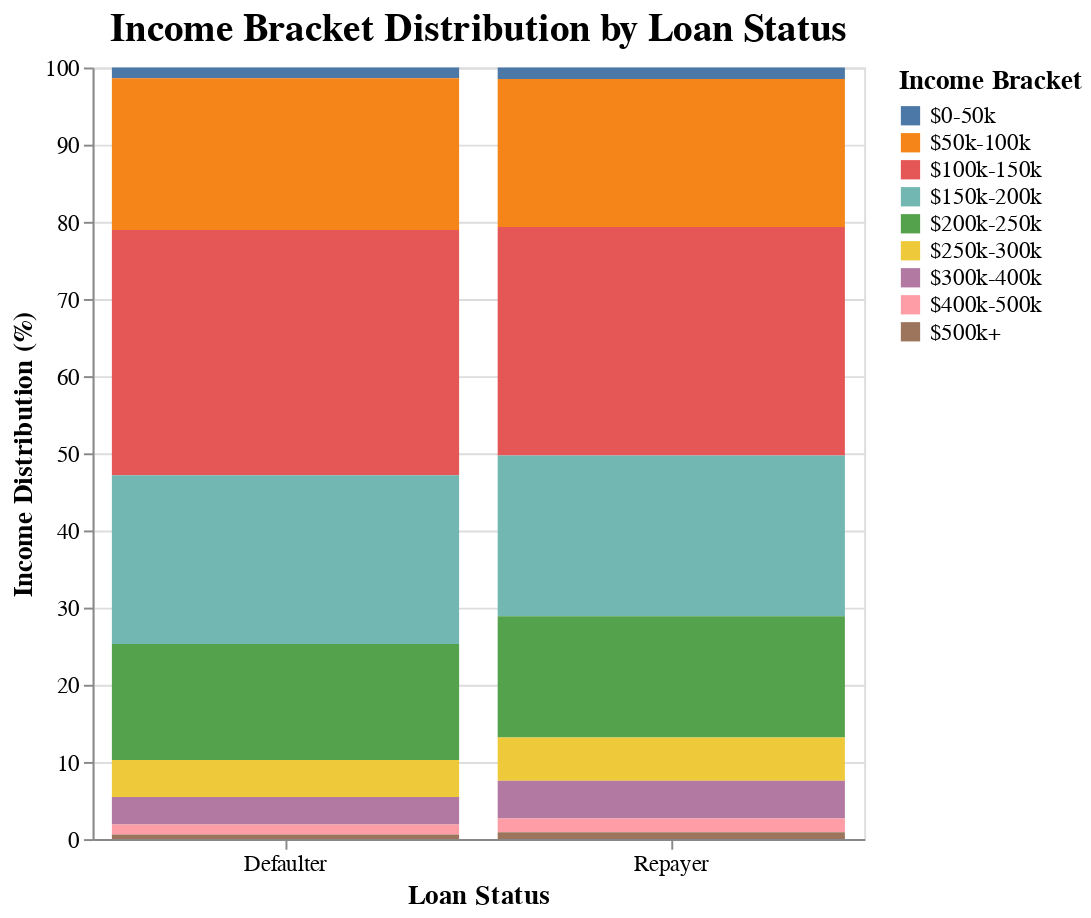

Notebook code for this chart:
### Code cell
# define income brackets and labels
income_brackets = [0, 50000, 100000, 150000, 200000, 250000, 300000, 400000, 500000, app_train['AMT_INCOME_TOTAL'].max()]
income_labels = ['$0-50k', '$50k-100k', '$100k-150k', '$150k-200k', '$200k-250k', '$250k-300k', '$300k-400k', '$400k-500k', '$500k+']
app_train['Income Bracket'] = pd.cut(app_train['AMT_INCOME_TOTAL'], bins=income_brackets, labels=income_labels)

# groupby TARGET and Income Bracket, and count
income_dist = app_train.groupby(['Income Bracket', 'TARGET'])['AMT_INCOME_TOTAL'].count().reset_index()
income_dist.columns = ['Income Bracket', 'TARGET', 'Count']

# map TARGET values to descriptive labels
income_dist['TARGET'] = income_dist['TARGET'].map({0: 'Repayer', 1: 'Defaulter'})

# calc % within each bracket
income_dist['Percentage'] = income_dist.groupby('TARGET')['Count'].transform(lambda x: x / x.sum() * 100)

# plot as stacked bar chart
stacked_bar_chart = alt.Chart(income_dist).mark_bar().encode(
    x=alt.X('TARGET:N', title='Loan Status'),
    y=alt.Y('Percentage:Q', title='Income Distribution (%)', scale=alt.Scale(domain=[0, 100])),  # Set y-axis scale to [0, 100]
    color=alt.Color('Income Bracket:N', title='Income Bracket', scale=alt.Scale(domain=income_labels)),
    tooltip=['Income Bracket', 'Percentage']
).properties(
    title=alt.TitleParams(text="Income Bracket Distribution by Loan Status", fontSize=20),
    width=400,
    height=400
).configure_axis(
    labelFontSize=12,
    titleFontSize=14
).configure_legend(
    titleFontSize=14,
    labelFontSize=12
).encode(
    x=alt.X('TARGET:N', title='Loan Status', axis=alt.Axis(labelAngle=0))  # Rotate labels by 45 degrees
)

stacked_bar_chart

### Figure 1 — Vega-Lite specification as saved in the notebook (floating-point values rounded to 4 significant figures)
{"config": {"view": {"continuousWidth": 400, "continuousHeight": 300}, "axis": {"labelFontSize": 12, "titleFontSize": 14}, "legend": {"labelFontSize": 12, "titleFontSize": 14}}, "data": {"name": "data-56022210c64cd19420209aabdbd0fe44"}, "mark": "bar", "encoding": {"color": {"field": "Income Bracket", "scale": {"domain": ["$0-50k", "$50k-100k", "$100k-150k", "$150k-200k", "$200k-250k", "$250k-300k", "$300k-400k", "$400k-500k", "$500k+"]}, "title": "Income Bracket", "type": "nominal"}, "tooltip": [{"field": "Income Bracket", "type": "nominal"}, {"field": "Percentage", "type": "quantitative"}], "x": {"axis": {"labelAngle": 0}, "field": "TARGET", "title": "Loan Status", "type": "nominal"}, "y": {"field": "Percentage", "scale": {"domain": [0, 100]}, "title": "Income Distribution (%)", "type": "quantitative"}}, "height": 400, "title": {"text": "Income Bracket Distribution by Loan Status", "fontSize": 20}, "width": 400, "$schema": "https://vega.github.io/schema/vega-lite/v4.17.0.json", "datasets": {"data-56022210c64cd19420209aabdbd0fe44": [{"Income Bracket": "$0-50k", "TARGET": "Repayer", "Count": 4174, "Percentage": 1.477}, {"Income Bracket": "$0-50k", "TARGET": "Defaulter", "Count": 343, "Percentage": 1.382}, {"Income Bracket": "$50k-100k", "TARGET": "Repayer", "Count": 54299, "Percentage": 19.21}, {"Income Bracket": "$50k-100k", "TARGET": "Defaulter", "Count": 4882, "Percentage": 19.67}, {"Income Bracket": "$100k-150k", "TARGET": "Repayer", "Count": 83697, "Percentage": 29.61}, {"Income Bracket": "$100k-150k", "TARGET": "Defaulter", "Count": 7894, "Percentage": 31.8}, {"Income Bracket": "$150k-200k", "TARGET": "Repayer", "Count": 58875, "Percentage": 20.83}, {"Income Bracket": "$150k-200k", "TARGET": "Defaulter", "Count": 5432, "Percentage": 21.88}, {"Income Bracket": "$200k-250k", "TARGET": "Repayer", "Count": 44409, "Percentage": 15.71}, {"Income Bracket": "$200k-250k", "TARGET": "Defaulter", "Count": 3728, "Percentage": 15.02}, {"Income Bracket": "$250k-300k", "TARGET": "Repayer", "Count": 15846, "Percentage": 5.606}, {"Income Bracket": "$250k-300k", "TARGET": "Defaulter", "Count": 1193, "Percentage": 4.806}, {"Income Bracket": "$300k-400k", "TARGET": "Repayer", "Count": 13791, "Percentage": 4.879}, {"Income Bracket": "$300k-400k", "TARGET": "Defaulter", "Count": 885, "Percentage": 3.565}, {"Income Bracket": "$400k-500k", "TARGET": "Repayer", "Count": 5039, "Percentage": 1.783}, {"Income Bracket": "$400k-500k", "TARGET": "Defaulter", "Count": 322, "Percentage": 1.297}, {"Income Bracket": "$500k+", "TARGET": "Repayer", "Count": 2556, "Percentage": 0.9042}, {"Income Bracket": "$500k+", "TARGET": "Defaulter", "Count": 146, "Percentage": 0.5881}]}}
